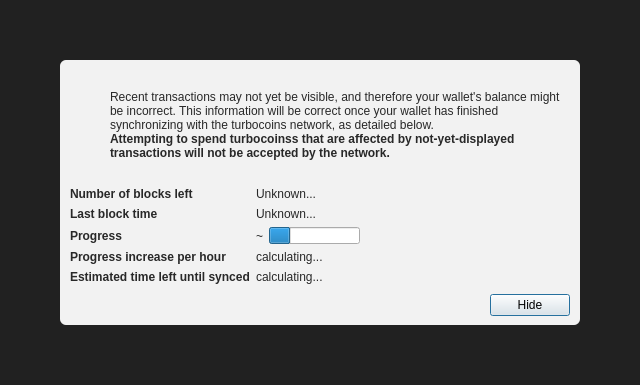
<?xml version="1.0" encoding="UTF-8"?>
<ui version="4.0">
 <class>ModalOverlay</class>
 <widget class="ModalOverlay" name="ModalOverlay">
  <property name="geometry">
   <rect>
    <x>0</x>
    <y>0</y>
    <width>640</width>
    <height>385</height>
   </rect>
  </property>
  <property name="windowTitle">
   <string>Form</string>
  </property>
  <layout class="QVBoxLayout" name="verticalLayout" stretch="0">
   <property name="sizeConstraint">
    <enum>QLayout::SetDefaultConstraint</enum>
   </property>
   <property name="leftMargin">
    <number>0</number>
   </property>
   <property name="topMargin">
    <number>0</number>
   </property>
   <property name="rightMargin">
    <number>0</number>
   </property>
   <property name="bottomMargin">
    <number>0</number>
   </property>
   <item>
    <widget class="QWidget" name="bgWidget" native="true">
     <property name="styleSheet">
      <string notr="true">#bgWidget { background: rgba(0,0,0,220); }</string>
     </property>
     <layout class="QVBoxLayout" name="verticalLayoutMain" stretch="1">
      <property name="leftMargin">
       <number>60</number>
      </property>
      <property name="topMargin">
       <number>60</number>
      </property>
      <property name="rightMargin">
       <number>60</number>
      </property>
      <property name="bottomMargin">
       <number>60</number>
      </property>
      <item>
       <widget class="QWidget" name="contentWidget" native="true">
        <property name="styleSheet">
         <string notr="true">#contentWidget { background: rgba(255,255,255,240); border-radius: 6px; }

QLabel { color: rgb(40,40,40);  }</string>
        </property>
        <layout class="QVBoxLayout" name="verticalLayoutSub" stretch="1,0,0,0">
         <property name="spacing">
          <number>0</number>
         </property>
         <property name="leftMargin">
          <number>10</number>
         </property>
         <property name="topMargin">
          <number>10</number>
         </property>
         <property name="rightMargin">
          <number>10</number>
         </property>
         <property name="bottomMargin">
          <number>10</number>
         </property>
         <item>
          <layout class="QHBoxLayout" name="horizontalLayoutIconText" stretch="0,1">
           <property name="topMargin">
            <number>20</number>
           </property>
           <item>
            <layout class="QVBoxLayout" name="verticalLayoutIcon">
             <property name="leftMargin">
              <number>0</number>
             </property>
             <item>
              <widget class="QPushButton" name="warningIcon">
               <property name="enabled">
                <bool>false</bool>
               </property>
               <property name="text">
                <string/>
               </property>
               <property name="icon">
                <iconset>
                 <normaloff>:/icons/warning</normaloff>
                 <disabledoff>:/icons/warning</disabledoff>:/icons/warning</iconset>
               </property>
               <property name="iconSize">
                <size>
                 <width>48</width>
                 <height>48</height>
                </size>
               </property>
               <property name="flat">
                <bool>true</bool>
               </property>
              </widget>
             </item>
             <item>
              <spacer name="verticalSpacerWarningIcon">
               <property name="orientation">
                <enum>Qt::Vertical</enum>
               </property>
               <property name="sizeHint" stdset="0">
                <size>
                 <width>20</width>
                 <height>40</height>
                </size>
               </property>
              </spacer>
             </item>
            </layout>
           </item>
           <item>
            <layout class="QVBoxLayout" name="verticalLayoutInfoText">
             <property name="leftMargin">
              <number>0</number>
             </property>
             <property name="topMargin">
              <number>0</number>
             </property>
             <item>
              <widget class="QLabel" name="infoText">
               <property name="text">
                <string>Recent transactions may not yet be visible, and therefore your wallet's balance might be incorrect. This information will be correct once your wallet has finished synchronizing with the turbocoins network, as detailed below.</string>
               </property>
               <property name="textFormat">
                <enum>Qt::RichText</enum>
               </property>
               <property name="wordWrap">
                <bool>true</bool>
               </property>
              </widget>
             </item>
             <item>
              <widget class="QLabel" name="infoTextStrong">
               <property name="font">
                <font>
                 <weight>75</weight>
                 <bold>true</bold>
                </font>
               </property>
               <property name="text">
                <string>Attempting to spend turbocoinss that are affected by not-yet-displayed transactions will not be accepted by the network.</string>
               </property>
               <property name="textFormat">
                <enum>Qt::RichText</enum>
               </property>
               <property name="wordWrap">
                <bool>true</bool>
               </property>
              </widget>
             </item>
             <item>
              <spacer name="verticalSpacerInTextSpace">
               <property name="orientation">
                <enum>Qt::Vertical</enum>
               </property>
               <property name="sizeHint" stdset="0">
                <size>
                 <width>20</width>
                 <height>40</height>
                </size>
               </property>
              </spacer>
             </item>
            </layout>
           </item>
          </layout>
         </item>
         <item>
          <spacer name="verticalSpacerAfterText">
           <property name="orientation">
            <enum>Qt::Vertical</enum>
           </property>
           <property name="sizeHint" stdset="0">
            <size>
             <width>20</width>
             <height>40</height>
            </size>
           </property>
          </spacer>
         </item>
         <item>
          <layout class="QFormLayout" name="formLayout">
           <property name="fieldGrowthPolicy">
            <enum>QFormLayout::FieldsStayAtSizeHint</enum>
           </property>
           <property name="horizontalSpacing">
            <number>6</number>
           </property>
           <property name="verticalSpacing">
            <number>6</number>
           </property>
           <property name="topMargin">
            <number>10</number>
           </property>
           <item row="0" column="0">
            <widget class="QLabel" name="labelNumberOfBlocksLeft">
             <property name="font">
              <font>
               <weight>75</weight>
               <bold>true</bold>
              </font>
             </property>
             <property name="text">
              <string>Number of blocks left</string>
             </property>
            </widget>
           </item>
           <item row="0" column="1">
            <widget class="QLabel" name="numberOfBlocksLeft">
             <property name="text">
              <string>Unknown...</string>
             </property>
            </widget>
           </item>
           <item row="1" column="0">
            <widget class="QLabel" name="labelLastBlockTime">
             <property name="font">
              <font>
               <weight>75</weight>
               <bold>true</bold>
              </font>
             </property>
             <property name="text">
              <string>Last block time</string>
             </property>
            </widget>
           </item>
           <item row="1" column="1">
            <widget class="QLabel" name="newestBlockDate">
             <property name="sizePolicy">
              <sizepolicy hsizetype="Maximum" vsizetype="Preferred">
               <horstretch>0</horstretch>
               <verstretch>0</verstretch>
              </sizepolicy>
             </property>
             <property name="text">
              <string>Unknown...</string>
             </property>
            </widget>
           </item>
           <item row="2" column="0">
            <widget class="QLabel" name="labelSyncDone">
             <property name="font">
              <font>
               <weight>75</weight>
               <bold>true</bold>
              </font>
             </property>
             <property name="text">
              <string>Progress</string>
             </property>
            </widget>
           </item>
           <item row="2" column="1">
            <layout class="QHBoxLayout" name="horizontalLayoutSync" stretch="0,1">
             <item>
              <widget class="QLabel" name="percentageProgress">
               <property name="text">
                <string notr="true">~</string>
               </property>
              </widget>
             </item>
             <item>
              <widget class="QProgressBar" name="progressBar">
               <property name="value">
                <number>24</number>
               </property>
               <property name="format">
                <string/>
               </property>
              </widget>
             </item>
            </layout>
           </item>
           <item row="4" column="0">
            <widget class="QLabel" name="labelProgressIncrease">
             <property name="font">
              <font>
               <weight>75</weight>
               <bold>true</bold>
              </font>
             </property>
             <property name="text">
              <string>Progress increase per hour</string>
             </property>
            </widget>
           </item>
           <item row="4" column="1">
            <widget class="QLabel" name="progressIncreasePerH">
             <property name="text">
              <string>calculating...</string>
             </property>
            </widget>
           </item>
           <item row="5" column="0">
            <widget class="QLabel" name="labelEstimatedTimeLeft">
             <property name="font">
              <font>
               <weight>75</weight>
               <bold>true</bold>
              </font>
             </property>
             <property name="text">
              <string>Estimated time left until synced</string>
             </property>
            </widget>
           </item>
           <item row="5" column="1">
            <widget class="QLabel" name="expectedTimeLeft">
             <property name="text">
              <string>calculating...</string>
             </property>
            </widget>
           </item>
          </layout>
         </item>
         <item>
          <layout class="QHBoxLayout" name="horizontalLayoutButtons">
           <property name="leftMargin">
            <number>10</number>
           </property>
           <property name="topMargin">
            <number>10</number>
           </property>
           <item>
            <spacer name="horizontalSpacer">
             <property name="orientation">
              <enum>Qt::Horizontal</enum>
             </property>
             <property name="sizeHint" stdset="0">
              <size>
               <width>40</width>
               <height>20</height>
              </size>
             </property>
            </spacer>
           </item>
           <item>
            <widget class="QPushButton" name="closeButton">
             <property name="text">
              <string>Hide</string>
             </property>
             <property name="focusPolicy">
              <enum>Qt::StrongFocus</enum>
             </property>
             <property name="default">
              <bool>true</bool>
             </property>
            </widget>
           </item>
          </layout>
         </item>
        </layout>
       </widget>
      </item>
     </layout>
    </widget>
   </item>
  </layout>
 </widget>
 <customwidgets>
  <customwidget>
   <class>ModalOverlay</class>
   <extends>QWidget</extends>
   <header>qt/modaloverlay.h</header>
   <container>1</container>
  </customwidget>
 </customwidgets>
 <resources/>
 <connections/>
</ui>
